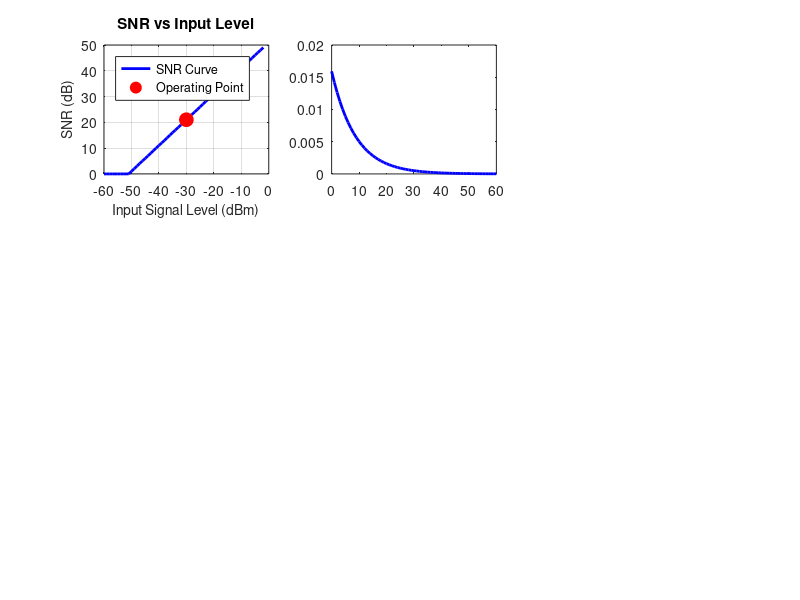

Write the MATLAB code that produced this figure. (Note: this script raises an error after producing the figure.)
%% ADC Measurement Accuracy Analysis
% Analyzes measurement accuracy for pulse descriptor words (PDW)
% based on ADC characteristics and processing methods
% MATLAB R2024a

clear; close all; clc;

%% ADC and System Parameters
fprintf('=== ADC MEASUREMENT ACCURACY ANALYSIS ===\n\n');

% ADC Specifications
analysis_bw_MHz = 20;           % Analysis bandwidth after channelization (MHz)
effective_fs_MSPS = 50;         % Effective sample rate at analysis stage (MSPS)
                                % (Typically 2-2.5x the analysis bandwidth)
enob = 8;                       % Effective number of bits
sfdr_dB = 55;                   % Spurious-free dynamic range (dBc)
aperture_jitter_ps = 0.5;       % Aperture jitter (ps RMS)
clock_jitter_fs = 100;          % Clock jitter (fs RMS)
fullscale_dBm = -1.1;           % ADC full-scale input power (dBm)
adc_bits = 10;                  % Nominal ADC resolution (bits)

% Convert parameters
analysis_bw_Hz = analysis_bw_MHz * 1e6;
effective_fs_Hz = effective_fs_MSPS * 1e6;
aperture_jitter_s = aperture_jitter_ps * 1e-12;
clock_jitter_s = clock_jitter_fs * 1e-15;
fullscale_W = 10^(fullscale_dBm/10) / 1000;
fullscale_V = sqrt(fullscale_W * 50);  % Assuming 50 ohm impedance

% Signal Parameters
input_signal_dBm = -30;         % Input signal level (dBm) - adjustable
signal_freq_GHz = 10;           % Signal center frequency (GHz)
pulse_width_us = [0.1, 1, 10, 100];  % Pulse widths to analyze (μs)

% Processing Parameters
fft_lengths = [1024, 4096, 16384];      % FFT sizes
ifm_delay_ns = 1;                       % IFM delay line (ns)

fprintf('ADC PARAMETERS:\n');
fprintf('  Analysis Bandwidth: %.1f MHz\n', analysis_bw_MHz);
fprintf('  Effective Sample Rate: %.1f MSPS\n', effective_fs_MSPS);
fprintf('  ENOB: %.1f bits\n', enob);
fprintf('  SFDR: %.1f dBc\n', sfdr_dB);
fprintf('  Aperture Jitter: %.2f ps\n', aperture_jitter_ps);
fprintf('  Clock Jitter: %.1f fs\n', clock_jitter_fs);
fprintf('  Full-Scale Input: %.2f dBm\n', fullscale_dBm);
fprintf('  Signal Frequency: %.1f GHz\n\n', signal_freq_GHz);

%% Calculate SNR from ENOB and Input Level
% Ideal SNR from ENOB
snr_ideal_dB = 6.02 * enob + 1.76;

% Input signal relative to full-scale
signal_backoff_dB = fullscale_dBm - input_signal_dBm;

% Effective SNR (accounts for input level)
if signal_backoff_dB > 0
    % Signal is below full-scale (good)
    snr_effective_dB = snr_ideal_dB - signal_backoff_dB;
else
    % Signal would clip
    snr_effective_dB = 0;
    fprintf('WARNING: Input signal exceeds full-scale!\n');
end

snr_linear = 10^(snr_effective_dB/10);

fprintf('SNR ANALYSIS:\n');
fprintf('  Ideal SNR (from ENOB): %.1f dB\n', snr_ideal_dB);
fprintf('  Input Signal Level: %.1f dBm\n', input_signal_dBm);
fprintf('  Full-Scale Backoff: %.1f dB\n', signal_backoff_dB);
fprintf('  Effective SNR: %.1f dB\n\n', snr_effective_dB);

%% 1. AMPLITUDE MEASUREMENT ACCURACY

% Quantization noise
lsb_voltage = fullscale_V / (2^adc_bits);
quantization_noise_rms = lsb_voltage / sqrt(12);

% Amplitude resolution (1 LSB)
amp_resolution_dB = 20 * log10(1 + 1/(2^enob));

% Amplitude accuracy (RMS error from quantization)
amp_accuracy_dB = 20 * log10(quantization_noise_rms / fullscale_V);

% Dynamic range
dynamic_range_dB = snr_ideal_dB;

fprintf('AMPLITUDE MEASUREMENTS:\n');
fprintf('  Amplitude Resolution: %.3f dB (1 LSB)\n', amp_resolution_dB);
fprintf('  Amplitude Accuracy (RMS): %.2f dB\n', amp_accuracy_dB);
fprintf('  Dynamic Range: %.1f dB\n', dynamic_range_dB);
fprintf('  SFDR: %.1f dBc\n\n', sfdr_dB);

%% 2. TIMING MEASUREMENTS

% Time resolution (sample period)
sample_period_ns = 1e9 / effective_fs_Hz;
time_resolution_ns = sample_period_ns;

% TOA accuracy (limited by SNR and jitter)
% σ_TOA ≈ 1/(2πf × SNR) for high SNR
% For pulse: also limited by rise time and sample rate
signal_freq_Hz = signal_freq_GHz * 1e9;
toa_accuracy_snr_limited_ns = 1e9 / (2 * pi * signal_freq_Hz * sqrt(snr_linear));
toa_accuracy_jitter_limited_ns = aperture_jitter_ps / 1000;  % Convert to ns
toa_accuracy_ns = sqrt(toa_accuracy_snr_limited_ns^2 + toa_accuracy_jitter_limited_ns^2);

% Pulse width accuracy
% Limited by sample rate and SNR
pw_accuracy_ns = zeros(length(pulse_width_us), 1);
for i = 1:length(pulse_width_us)
    pw_us = pulse_width_us(i);
    pw_ns = pw_us * 1000;
    
    % Number of samples in pulse
    n_samples = pw_ns / sample_period_ns;
    
    % PW accuracy improves with more samples (averaging effect)
    % But limited by minimum of 2x sample period
    if n_samples >= 10
        pw_accuracy_ns(i) = max(2 * sample_period_ns, sample_period_ns / sqrt(snr_linear));
    else
        pw_accuracy_ns(i) = 2 * sample_period_ns;  % Limited by sample rate
    end
end

% PRI accuracy (for repetitive pulses)
% Essentially TOA accuracy for each pulse
pri_accuracy_ns = toa_accuracy_ns;

fprintf('TIMING MEASUREMENTS:\n');
fprintf('  Time Resolution: %.2f ns (sample period)\n', time_resolution_ns);
fprintf('  TOA Accuracy: %.3f ns (RMS)\n', toa_accuracy_ns);
fprintf('    - SNR-limited: %.3f ns\n', toa_accuracy_snr_limited_ns);
fprintf('    - Jitter-limited: %.3f ns\n', toa_accuracy_jitter_limited_ns);
fprintf('  PRI Accuracy: %.3f ns (RMS)\n', pri_accuracy_ns);
fprintf('  Pulse Width Accuracy:\n');
for i = 1:length(pulse_width_us)
    fprintf('    - PW = %.1f μs: %.2f ns (RMS)\n', pulse_width_us(i), pw_accuracy_ns(i));
end
fprintf('\n');

%% 3. FREQUENCY MEASUREMENT ACCURACY

fprintf('FREQUENCY MEASUREMENTS:\n\n');

% Method 1: FFT-Based
fprintf('METHOD 1: FFT-BASED FREQUENCY MEASUREMENT\n');
freq_fft_accuracy_Hz = zeros(length(fft_lengths), length(pulse_width_us));
freq_fft_resolution_Hz = zeros(length(fft_lengths), 1);

for i = 1:length(fft_lengths)
    N_fft = fft_lengths(i);
    
    % Frequency resolution (bin spacing)
    freq_fft_resolution_Hz(i) = effective_fs_Hz / N_fft;
    
    % Processing time required
    fft_time_us = N_fft / effective_fs_Hz * 1e6;
    
    fprintf('  FFT Length = %d:\n', N_fft);
    fprintf('    Frequency Resolution: %.2f Hz\n', freq_fft_resolution_Hz(i));
    fprintf('    Processing Time Required: %.2f μs\n', fft_time_us);
    
    for j = 1:length(pulse_width_us)
        pw_us = pulse_width_us(j);
        
        if pw_us >= fft_time_us
            % Pulse long enough for this FFT
            % Accuracy improves with SNR (interpolation between bins)
            freq_fft_accuracy_Hz(i,j) = freq_fft_resolution_Hz(i) / (2 * sqrt(snr_linear));
            fprintf('    PW = %.1f μs: Accuracy = %.2f Hz\n', pw_us, freq_fft_accuracy_Hz(i,j));
        else
            % Pulse too short for this FFT length
            freq_fft_accuracy_Hz(i,j) = NaN;
            fprintf('    PW = %.1f μs: Pulse too short\n', pw_us);
        end
    end
    fprintf('\n');
end

% Method 2: IFM / Delay-Line Discriminator
fprintf('METHOD 2: IFM / DELAY-LINE DISCRIMINATOR\n');
ifm_delay_s = ifm_delay_ns * 1e-9;

% Frequency range (unambiguous)
freq_ifm_range_MHz = 1 / (2 * ifm_delay_s) / 1e6;

% Frequency accuracy
% Δf ≈ 1 / (2π × τ × SNR)
freq_ifm_accuracy_Hz = 1 / (2 * pi * ifm_delay_s * sqrt(snr_linear));

% Phase noise contribution from clock jitter
phase_noise_rad = 2 * pi * signal_freq_Hz * clock_jitter_s;
freq_ifm_jitter_Hz = phase_noise_rad * signal_freq_Hz / (2 * pi);

% Total IFM accuracy
freq_ifm_total_Hz = sqrt(freq_ifm_accuracy_Hz^2 + freq_ifm_jitter_Hz^2);

fprintf('  Delay Line: %.1f ns\n', ifm_delay_ns);
fprintf('  Unambiguous Frequency Range: ±%.1f MHz\n', freq_ifm_range_MHz);
fprintf('  Frequency Accuracy: %.1f Hz (RMS)\n', freq_ifm_total_Hz);
fprintf('    - SNR-limited: %.1f Hz\n', freq_ifm_accuracy_Hz);
fprintf('    - Jitter-limited: %.1f Hz\n', freq_ifm_jitter_Hz);
fprintf('  Latency: ~%.1f ns (near-instantaneous)\n', ifm_delay_ns * 2);
fprintf('  Works for ALL pulse widths (>%.1f ns)\n\n', ifm_delay_ns * 10);

%% 4. PHASE MEASUREMENT ACCURACY (Critical for Interferometer)

% Phase noise from multiple sources
phase_noise_quantization_rad = 1 / (2^enob * sqrt(6));  % From ADC quantization
phase_noise_thermal_rad = 1 / sqrt(2 * snr_linear);     % From thermal noise
phase_noise_jitter_rad = 2 * pi * signal_freq_Hz * aperture_jitter_s;  % From aperture jitter

% Total phase accuracy (RMS)
phase_accuracy_rad = sqrt(phase_noise_quantization_rad^2 + ...
                         phase_noise_thermal_rad^2 + ...
                         phase_noise_jitter_rad^2);
phase_accuracy_deg = rad2deg(phase_accuracy_rad);

% AOA accuracy (for interferometer)
% Assuming baseline distance d and wavelength λ
% Typical baseline might be 0.5-2 wavelengths
lambda_m = 3e8 / signal_freq_Hz;
baseline_wavelengths = 1.0;  % Typical for interferometer
baseline_m = baseline_wavelengths * lambda_m;

% AOA error: Δθ ≈ λ/(2πd) × Δφ
aoa_accuracy_rad = (lambda_m / (2 * pi * baseline_m)) * phase_accuracy_rad;
aoa_accuracy_deg = rad2deg(aoa_accuracy_rad);

fprintf('PHASE MEASUREMENTS (for Interferometer):\n');
fprintf('  Phase Accuracy: %.3f degrees (RMS)\n', phase_accuracy_deg);
fprintf('    - Quantization noise: %.3f deg\n', rad2deg(phase_noise_quantization_rad));
fprintf('    - Thermal noise (SNR): %.3f deg\n', rad2deg(phase_noise_thermal_rad));
fprintf('    - Aperture jitter: %.3f deg\n', rad2deg(phase_noise_jitter_rad));
fprintf('  \n');
fprintf('  AOA Accuracy (%.1f λ baseline):\n', baseline_wavelengths);
fprintf('    Angle Accuracy: %.2f degrees (RMS)\n', aoa_accuracy_deg);
fprintf('    Baseline: %.3f m\n', baseline_m);
fprintf('    Wavelength: %.3f m (%.1f GHz)\n\n', lambda_m, signal_freq_GHz);

%% 5. COMPARISON TABLE

fprintf('=== MEASUREMENT ACCURACY SUMMARY ===\n\n');
fprintf('%-30s %20s\n', 'Parameter', 'Accuracy (RMS)');
fprintf('%s\n', repmat('-', 1, 52));
fprintf('%-30s %20.3f dB\n', 'Amplitude', amp_accuracy_dB);
fprintf('%-30s %20.2f ns\n', 'Time of Arrival (TOA)', toa_accuracy_ns);
fprintf('%-30s %20.2f ns\n', 'Pulse Width (0.1 μs pulse)', pw_accuracy_ns(1));
fprintf('%-30s %20.2f ns\n', 'Pulse Width (10 μs pulse)', pw_accuracy_ns(3));
fprintf('%-30s %20.2f ns\n', 'Pulse Repetition Interval', pri_accuracy_ns);
fprintf('%-30s %20.1f Hz\n', 'Frequency (IFM method)', freq_ifm_total_Hz);
fprintf('%-30s %20.1f Hz\n', 'Frequency (FFT, N=4096)', freq_fft_accuracy_Hz(2,3));
fprintf('%-30s %20.3f deg\n', 'Phase', phase_accuracy_deg);
fprintf('%-30s %20.2f deg\n', 'Angle of Arrival', aoa_accuracy_deg);
fprintf('\n');

%% Visualization

figure('Position', [100 100 1400 900], 'Color', 'w');

% Plot 1: SNR vs Input Level
subplot(3,3,1)
input_levels_dBm = -60:1:fullscale_dBm;
snr_vs_input = zeros(size(input_levels_dBm));
for i = 1:length(input_levels_dBm)
    backoff = fullscale_dBm - input_levels_dBm(i);
    if backoff > 0
        snr_vs_input(i) = snr_ideal_dB - backoff;
    else
        snr_vs_input(i) = snr_ideal_dB;  % Clipped
    end
    snr_vs_input(i) = max(0, snr_vs_input(i));
end
plot(input_levels_dBm, snr_vs_input, 'b-', 'LineWidth', 2);
hold on;
plot(input_signal_dBm, snr_effective_dB, 'ro', 'MarkerSize', 10, 'MarkerFaceColor', 'r');
xlabel('Input Signal Level (dBm)', 'FontSize', 10);
ylabel('SNR (dB)', 'FontSize', 10);
title('SNR vs Input Level', 'FontSize', 11, 'FontWeight', 'bold');
grid on;
legend('SNR Curve', 'Operating Point', 'Location', 'northwest');

% Plot 2: TOA Accuracy vs SNR
subplot(3,3,2)
snr_sweep_dB = 0:1:60;
snr_sweep_linear = 10.^(snr_sweep_dB/10);
toa_vs_snr = 1e9 ./ (2 * pi * signal_freq_Hz * sqrt(snr_sweep_linear));
plot(snr_sweep_dB, toa_vs_snr, 'b-', 'LineWidth', 2);
hold on;
yline(toa_accuracy_jitter_limited_ns, 'r--', 'LineWidth', 1.5, 'Label', 'Jitter Floor');
plot(snr_effective_dB, toa_accuracy_snr_limited_ns, 'go', 'MarkerSize', 10, 'MarkerFaceColor', 'g');
xlabel('SNR (dB)', 'FontSize', 10);
ylabel('TOA Accuracy (ns)', 'FontSize', 10);
title('TOA Accuracy vs SNR', 'FontSize', 11, 'FontWeight', 'bold');
grid on;
set(gca, 'YScale', 'log');
legend('SNR-Limited', 'Jitter Floor', 'Operating Point', 'Location', 'northeast');

% Plot 3: Pulse Width Accuracy
subplot(3,3,3)
barh(pw_accuracy_ns, 'FaceColor', [0.4 0.6 0.8]);
set(gca, 'YTick', 1:length(pulse_width_us), 'YTickLabel', arrayfun(@(x) sprintf('%.1f μs', x), pulse_width_us, 'UniformOutput', false));
xlabel('PW Accuracy (ns)', 'FontSize', 10);
ylabel('Pulse Width', 'FontSize', 10);
title('Pulse Width Measurement Accuracy', 'FontSize', 11, 'FontWeight', 'bold');
grid on;

% Plot 4: FFT Frequency Resolution vs FFT Length
subplot(3,3,4)
semilogx(fft_lengths, freq_fft_resolution_Hz, 'bo-', 'LineWidth', 2, 'MarkerSize', 8, 'MarkerFaceColor', 'b');
xlabel('FFT Length', 'FontSize', 10);
ylabel('Frequency Resolution (Hz)', 'FontSize', 10);
title('FFT Frequency Resolution', 'FontSize', 11, 'FontWeight', 'bold');
grid on;

% Plot 5: Frequency Accuracy - FFT vs IFM
subplot(3,3,5)
pw_valid = pulse_width_us(~isnan(freq_fft_accuracy_Hz(2,:)));
fft_valid = freq_fft_accuracy_Hz(2,~isnan(freq_fft_accuracy_Hz(2,:)));
semilogx(pw_valid, fft_valid, 'b^-', 'LineWidth', 2, 'MarkerSize', 8, 'DisplayName', 'FFT (N=4096)');
hold on;
semilogx(pulse_width_us, ones(size(pulse_width_us)) * freq_ifm_total_Hz, 'ro-', 'LineWidth', 2, 'MarkerSize', 8, 'DisplayName', 'IFM');
xlabel('Pulse Width (μs)', 'FontSize', 10);
ylabel('Frequency Accuracy (Hz)', 'FontSize', 10);
title('Frequency Measurement: FFT vs IFM', 'FontSize', 11, 'FontWeight', 'bold');
legend('Location', 'best');
grid on;
set(gca, 'YScale', 'log');

% Plot 6: Phase Noise Contributors
subplot(3,3,6)
contributors = [rad2deg(phase_noise_quantization_rad); ...
                rad2deg(phase_noise_thermal_rad); ...
                rad2deg(phase_noise_jitter_rad); ...
                phase_accuracy_deg];
labels = {'Quantization', 'Thermal', 'Jitter', 'Total (RSS)'};
bar(contributors, 'FaceColor', [0.6 0.4 0.8]);
set(gca, 'XTickLabel', labels);
ylabel('Phase Error (degrees RMS)', 'FontSize', 10);
title('Phase Noise Contributors', 'FontSize', 11, 'FontWeight', 'bold');
grid on;
xtickangle(45);

% Plot 7: AOA Accuracy vs Baseline
subplot(3,3,7)
baseline_sweep = 0.25:0.25:3;  % Wavelengths
aoa_vs_baseline = (lambda_m ./ (2 * pi * baseline_sweep * lambda_m)) * phase_accuracy_rad;
plot(baseline_sweep, rad2deg(aoa_vs_baseline), 'b-', 'LineWidth', 2);
hold on;
plot(baseline_wavelengths, aoa_accuracy_deg, 'ro', 'MarkerSize', 10, 'MarkerFaceColor', 'r');
xlabel('Baseline (wavelengths)', 'FontSize', 10);
ylabel('AOA Accuracy (degrees)', 'FontSize', 10);
title('AOA Accuracy vs Interferometer Baseline', 'FontSize', 11, 'FontWeight', 'bold');
grid on;
legend('AOA vs Baseline', 'Current System', 'Location', 'northeast');

% Plot 8: Dynamic Range Visualization
subplot(3,3,8)
axis off;
summary_text = {
    'MEASUREMENT SUMMARY', ...
    '', ...
    sprintf('SNR: %.1f dB', snr_effective_dB), ...
    sprintf('ENOB: %.1f bits', enob), ...
    sprintf('SFDR: %.1f dBc', sfdr_dB), ...
    '', ...
    'KEY ACCURACIES:', ...
    sprintf('TOA: %.2f ns', toa_accuracy_ns), ...
    sprintf('Freq (IFM): %.0f Hz', freq_ifm_total_Hz), ...
    sprintf('Phase: %.2f deg', phase_accuracy_deg), ...
    sprintf('AOA: %.2f deg', aoa_accuracy_deg), ...
    '', ...
    'TRADEOFFS:', ...
    '• FFT: High accuracy, slow', ...
    '• IFM: Lower accuracy, fast', ...
    sprintf('• IFM best for PW < %.0f μs', effective_fs_Hz * 4096 / 1e6)
};
text(0.1, 0.5, summary_text, 'FontSize', 9, 'VerticalAlignment', 'middle', ...
    'FontName', 'FixedWidth', 'FontWeight', 'bold');

% Plot 9: Frequency Method Comparison Table
subplot(3,3,9)
axis off;
method_comparison = {
    'FREQUENCY METHOD COMPARISON', ...
    '', ...
    'FFT Method:', ...
    sprintf('  Resolution: %.1f - %.1f Hz', min(freq_fft_resolution_Hz), max(freq_fft_resolution_Hz)), ...
    sprintf('  Accuracy: %.1f - %.1f Hz', min(freq_fft_accuracy_Hz(2,:), [], 'omitnan'), max(freq_fft_accuracy_Hz(2,:), [], 'omitnan')), ...
    sprintf('  Latency: %.1f - %.1f μs', min(fft_lengths)/effective_fs_MSPS, max(fft_lengths)/effective_fs_MSPS), ...
    '  Needs long pulses', ...
    '', ...
    'IFM Method:', ...
    sprintf('  Accuracy: %.0f Hz', freq_ifm_total_Hz), ...
    sprintf('  Range: ±%.0f MHz', freq_ifm_range_MHz), ...
    sprintf('  Latency: ~%.0f ns', ifm_delay_ns * 2), ...
    '  Works on short pulses', ...
    '', ...
    'Recommendation:', ...
    '  Use IFM for real-time', ...
    '  Use FFT for precision'
};
text(0.1, 0.5, method_comparison, 'FontSize', 8, 'VerticalAlignment', 'middle', ...
    'FontName', 'FixedWidth');

sgtitle('ADC Measurement Accuracy Analysis', 'FontSize', 14, 'FontWeight', 'bold');

fprintf('Analysis complete. Plots generated.\n');
